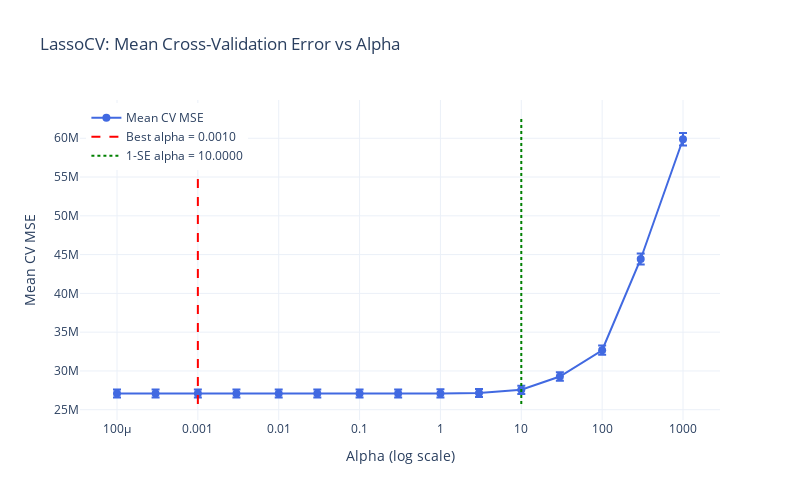

The code cell stored with this chart in its notebook:
### Code cell
import plotly.graph_objects as go

# Extract model and aligned data
lasso_cv = lassocv_pipeline.named_steps['lasso_cv']
alphas_used = lasso_cv.alphas_  # Correct order (descending)
mean_mse = lasso_cv.mse_path_.mean(axis=1)
std_mse = lasso_cv.mse_path_.std(axis=1)
best_alpha = lasso_cv.alpha_

# Step 2: Find minimum mean MSE and threshold
min_index = np.argmin(mean_mse)
mse_min = mean_mse[min_index]
mse_threshold = mse_min + std_mse[min_index]

# Find largest alpha within 1-SE threshold (first from the top that satisfies condition)
alpha_1se = alphas_used[mean_mse <= mse_threshold][0]

print(f"Best alpha (min MSE): {best_alpha}")
print(f"MSE_min: {mse_min:.2f}")
print(f"1_SE: {mse_min:.2f}")
print(f"MSE_min + 1-SE threshold: {mse_threshold:.2f}")
print(f"Alpha from 1-SE rule: {alpha_1se}")

# Plot
fig = go.Figure()

# Mean MSE with error bars
fig.add_trace(go.Scatter(
    x=alphas_used,
    y=mean_mse,
    error_y=dict(
        type='data',
        array=std_mse,
        visible=True
    ),
    mode='lines+markers',
    name='Mean CV MSE',
    line=dict(color='royalblue'),
    marker=dict(size=8)
))

# Vertical line for best alpha
fig.add_trace(go.Scatter(
    x=[best_alpha, best_alpha],
    y=[min(mean_mse) * 0.95, max(mean_mse) * 1.05],
    mode='lines',
    name=f'Best alpha = {best_alpha:.4f}',
    line=dict(color='red', dash='dash')
))

# Layout
fig.update_layout(
    title='LassoCV: Mean Cross-Validation Error vs Alpha',
    xaxis=dict(title='Alpha (log scale)', type='log'),
    yaxis=dict(title='Mean CV MSE'),
    legend=dict(x=0.01, y=0.99),
    template='plotly_white',
    width=800,
    height=500
)

# Add vertical line for 1-SE rule alpha
fig.add_trace(go.Scatter(
    x=[alpha_1se, alpha_1se],
    y=[min(mean_mse) * 0.95, max(mean_mse) * 1.05],
    mode='lines',
    name=f'1-SE alpha = {alpha_1se:.4f}',
    line=dict(color='green', dash='dot')
))

fig.show()

### Figure 1 — Plotly figure (JSON) as saved in the notebook; plotly's stock layout.template omitted (floating-point values rounded to 4 significant figures)
{"data": [{"error_y": {"array": [808800.0, 701700.0, 596100.0, 542400.0, 528000.0, 523800.0, 526200.0, 527700.0, 527400.0, 527400.0, 527400.0, 527400.0, 527400.0, 527400.0, 527400.0], "type": "data", "visible": true}, "line": {"color": "royalblue"}, "marker": {"size": 8}, "mode": "lines+markers", "name": "Mean CV MSE", "type": "scatter", "x": [1000.0, 300.0, 100.0, 30.0, 10.0, 3.0, 1.0, 0.3, 0.1, 0.03, 0.01, 0.003, 0.001, 0.0003, 0.0001], "y": [59880000.0, 44440000.0, 32670000.0, 29280000.0, 27570000.0, 27150000.0, 27100000.0, 27090000.0, 27090000.0, 27090000.0, 27090000.0, 27090000.0, 27090000.0, 27090000.0, 27090000.0]}, {"line": {"color": "red", "dash": "dash"}, "mode": "lines", "name": "Best alpha = 0.0010", "type": "scatter", "x": [0.001, 0.001], "y": [25740000.0, 62870000.0]}, {"line": {"color": "green", "dash": "dot"}, "mode": "lines", "name": "1-SE alpha = 10.0000", "type": "scatter", "x": [10, 10], "y": [25740000.0, 62870000.0]}], "layout": {"height": 500, "legend": {"x": 0.01, "y": 0.99}, "title": {"text": "LassoCV: Mean Cross-Validation Error vs Alpha"}, "width": 800, "xaxis": {"title": {"text": "Alpha (log scale)"}, "type": "log"}, "yaxis": {"title": {"text": "Mean CV MSE"}}}}
